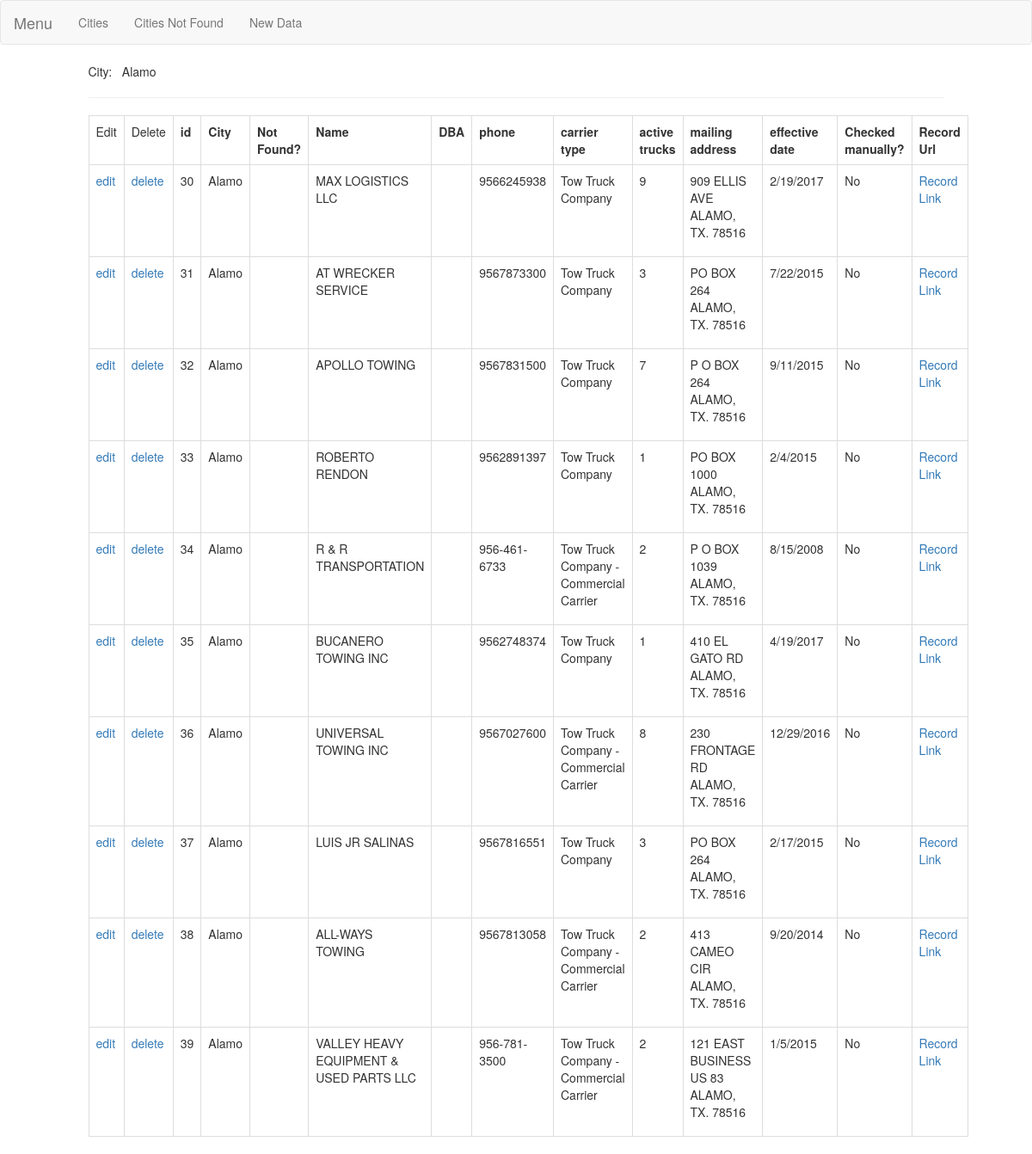
/data_list/Alamo, run on an earlier commit of the app's database.
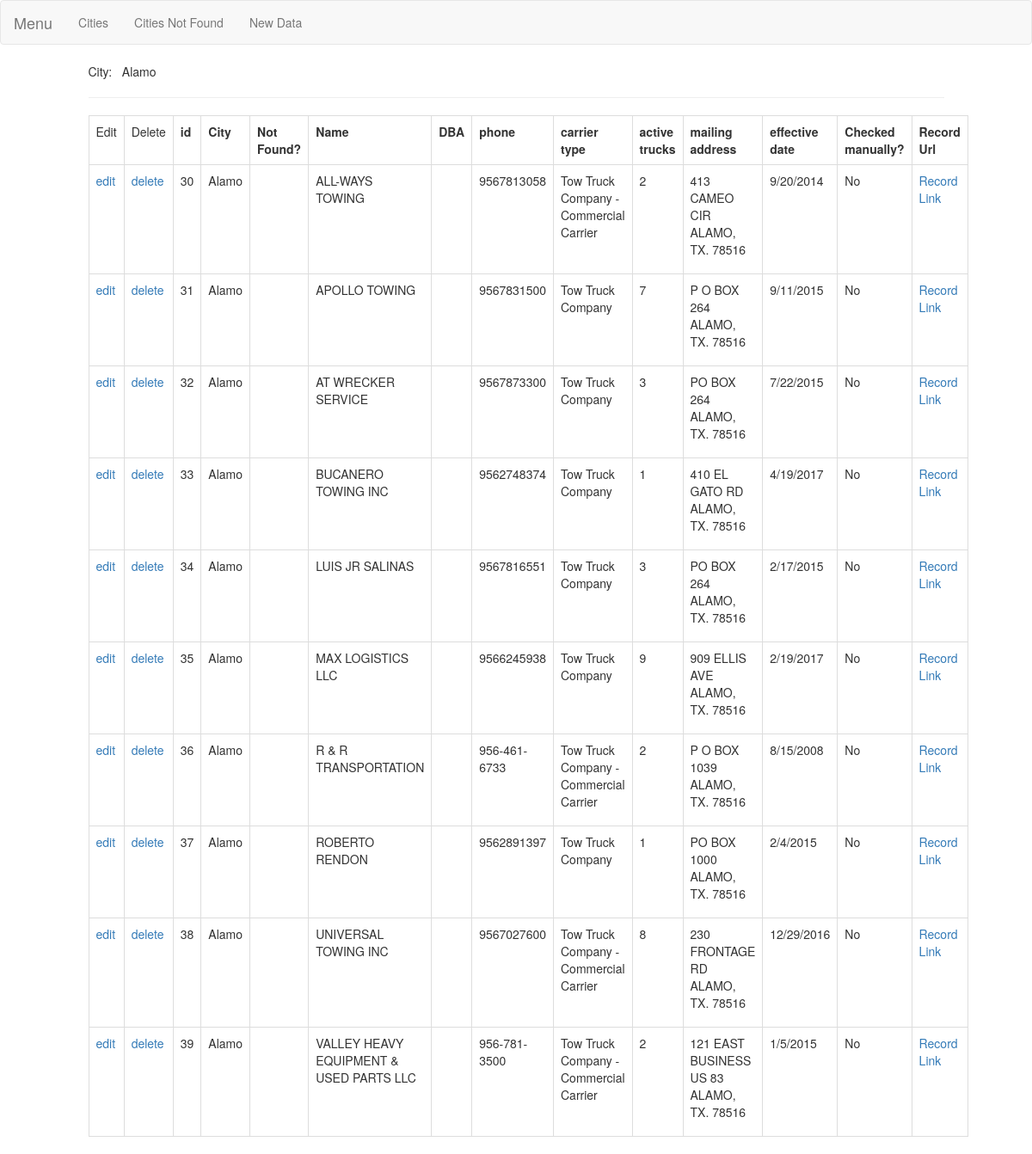
And on a later commit of the database.
### data/models.py (models this page shows)
class DataModel(models.Model):
    active_no = models.CharField(max_length=256, db_index=True, verbose_name="Number", null=True)
    city_data_not_found = models.BooleanField(default=False)
    city = models.CharField(max_length=256, db_index=True, verbose_name="City",  null=False)
    name = models.CharField(max_length=256,  default="")
    dba = models.CharField(max_length=256,  default="")
    phone = models.CharField(max_length=256, default="")
    carrier_type = models.CharField(max_length=256, default="")
    active_trucks = models.IntegerField(default=-1)
    mailing_address = models.CharField(max_length=256, default="")
    effective_date = models.CharField(max_length=256, default="")
    checked_manually = models.BooleanField(default=False)
    record_url = models.URLField()  # According to active no

### data/views.py (the view)
# urls.py: url(r'^data_list/(?P<city>.+)$', list_data, name="list_data"),
def list_data(request, city):
    data_by_c = DataModel.objects.all().filter(city__iexact=city)
    return render(request, "data_list.html", context={
        "data_s": data_by_c,
        "city": city
    })

### data/templates/data_list.html (shortened to what this page needs)
{% extends "./base.html" %}
{% load bootstrap %}
{% block content %}
    City: &nbsp; {{ city }}
    <hr>
    <table id="data-table" class="table table-bordered table-responsive">
        <tr>
            <td>Edit</td>
            <td>Delete</td>
            <th> id </th> <th>City </th> <th> Not Found? </th> <th> Name </th> <th> DBA </th> <th> phone </th> <th>carrier type</th>
            <th>active trucks</th> <th> mailing address </th> <th> effective date </th> <th>Checked manually?</th> <th> Record Url </th>
        </tr>
    {% for d in data_s %}
        <tr id="data-id-{{d.id}}">
            <td> <a href="{% url 'data:data_form' data_id=d.id %}"> edit </a> </td>  <td> <a href="{% url 'data:delete_data' data_id=d.id %}">delete</a> </td>
            <td> {{d.id}} </td> <td> {{d.city}} </td>
            <td> {%  if d.city_data_not_found %} <span style="background-color: red">X</span> {% endif %}</td>
            <td> {{d.name}} </td> <td> {{s.dba}} </td> <td>{{ d.phone }}</td>
            <td>{{ d.carrier_type }}</td> <td> {{ d.active_trucks }} </td>
            <td> {{ d.mailing_address|linebreaks }} </td> <td>{{ d.effective_date }}</td>
            <td>{{ d.checked_manually|yesno:"Yes,No,-" }}</td>
            <td>{% if not d.city_data_not_found %} <a href="{{ d.record_url }}">Record Link</a> {% endif %}</td>
        </tr>
    {% endfor %}
    </table>
{% endblock %}

### data/templates/base.html (shortened to what this page needs)
{% load static %}
<!DOCTYPE html>
<html lang="en">
<head>
    <link rel="stylesheet" href="{% static 'bootstrap3/css/bootstrap.min.css' %}" />
</head>
<body>
<nav class="navbar navbar-default">
    <div class="container-fluid">
        <div class="navbar-header">
            <a class="navbar-brand" href="#">Menu</a>
        </div>
        <div class="collapse navbar-collapse" id="bs-example-navbar-collapse-1">
            <ul class="nav navbar-nav">
                <li><a href="{% url 'data:list_city' %}">Cities</a></li>
            </ul>
            <ul class="nav navbar-nav">
                <li><a href="{% url 'data:list_city_not_found' %}">Cities Not Found</a></li>
            </ul>
            <ul class="nav navbar-nav">
                <li><a href="{% url 'data:data_form' ''%}">New Data</a></li>
            </ul>
        </div>
    </div>
</nav>
<div id="container-fluid">
    <div class="row">
        <div class="col-md-10 col-md-offset-1">
        </div>
    </div>
    <div class="row">
        <div class="col-md-10 col-md-offset-1">
            {% block content %}
            {% endblock %}
        </div>
    </div>
</div>
</body>
</html>

What changed in the data, as far as the page shows it:
changed DataModel id 30: name "MAX LOGISTICS LLC" → "ALL-WAYS TOWING"; phone "9566245938" → "9567813058"; carrier_type "Tow Truck Company" → "Tow Truck Company - Commercial Carrier"; active_trucks "9" → "2"; mailing_address "909 ELLIS AVE ALAMO, TX. 78516" → "413 CAMEO CIR ALAMO, TX. 78516"; effective_date "2/19/2017" → "9/20/2014"
changed DataModel id 31: name "AT WRECKER SERVICE" → "APOLLO TOWING"; phone "9567873300" → "9567831500"; active_trucks "3" → "7"; mailing_address "PO BOX 264 ALAMO, TX. 78516" → "P O BOX 264 ALAMO, TX. 78516"; effective_date "7/22/2015" → "9/11/2015"
changed DataModel id 32: name "APOLLO TOWING" → "AT WRECKER SERVICE"; phone "9567831500" → "9567873300"; active_trucks "7" → "3"; mailing_address "P O BOX 264 ALAMO, TX. 78516" → "PO BOX 264 ALAMO, TX. 78516"; effective_date "9/11/2015" → "7/22/2015"
changed DataModel id 33: name "ROBERTO RENDON" → "BUCANERO TOWING INC"; phone "9562891397" → "9562748374"; mailing_address "PO BOX 1000 ALAMO, TX. 78516" → "410 EL GATO RD ALAMO, TX. 78516"; effective_date "2/4/2015" → "4/19/2017"
changed DataModel id 34: name "R & R TRANSPORTATION" → "LUIS JR SALINAS"; phone "956-461-6733" → "9567816551"; carrier_type "Tow Truck Company - Commercial Carrier" → "Tow Truck Company"; active_trucks "2" → "3"; mailing_address "P O BOX 1039 ALAMO, TX. 78516" → "PO BOX 264 ALAMO, TX. 78516"; effective_date "8/15/2008" → "2/17/2015"
changed DataModel id 35: name "BUCANERO TOWING INC" → "MAX LOGISTICS LLC"; phone "9562748374" → "9566245938"; active_trucks "1" → "9"; mailing_address "410 EL GATO RD ALAMO, TX. 78516" → "909 ELLIS AVE ALAMO, TX. 78516"; effective_date "4/19/2017" → "2/19/2017"
changed DataModel id 36: name "UNIVERSAL TOWING INC" → "R & R TRANSPORTATION"; phone "9567027600" → "956-461-6733"; active_trucks "8" → "2"; mailing_address "230 FRONTAGE RD ALAMO, TX. 78516" → "P O BOX 1039 ALAMO, TX. 78516"; effective_date "12/29/2016" → "8/15/2008"
changed DataModel id 37: name "LUIS JR SALINAS" → "ROBERTO RENDON"; phone "9567816551" → "9562891397"; active_trucks "3" → "1"; mailing_address "PO BOX 264 ALAMO, TX. 78516" → "PO BOX 1000 ALAMO, TX. 78516"; effective_date "2/17/2015" → "2/4/2015"
changed DataModel id 38: name "ALL-WAYS TOWING" → "UNIVERSAL TOWING INC"; phone "9567813058" → "9567027600"; active_trucks "2" → "8"; mailing_address "413 CAMEO CIR ALAMO, TX. 78516" → "230 FRONTAGE RD ALAMO, TX. 78516"; effective_date "9/20/2014" → "12/29/2016"
